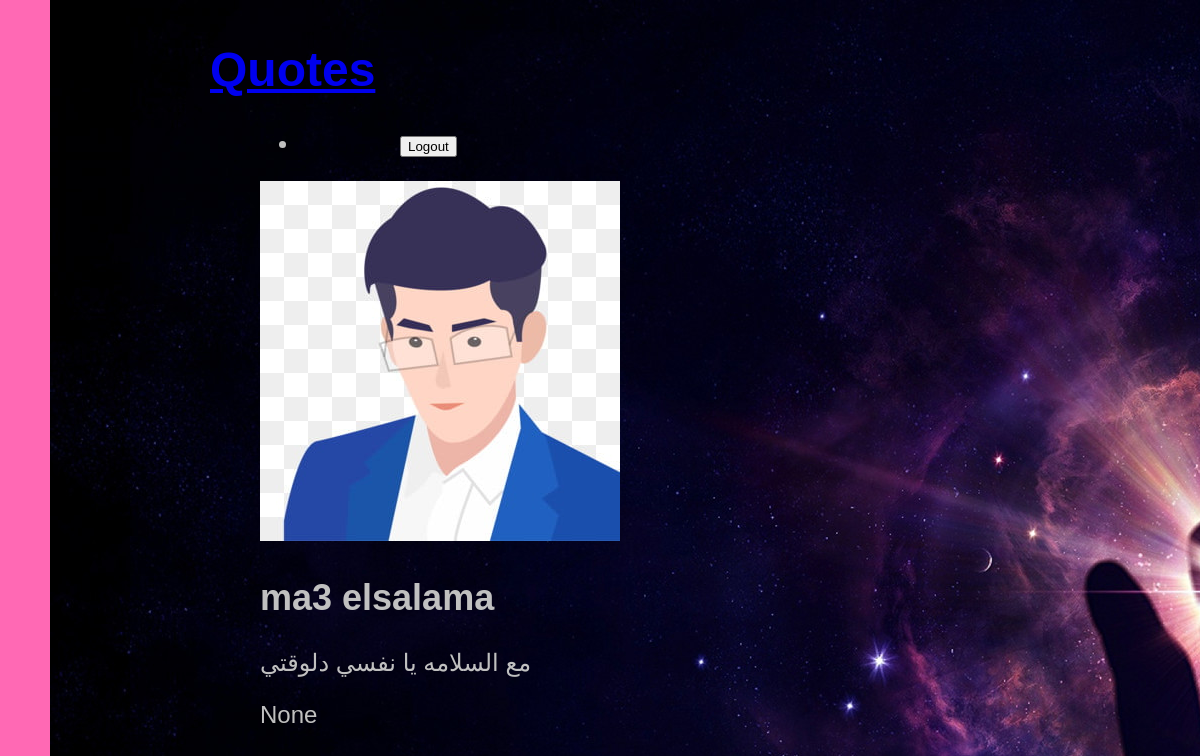
The app's page /quotes/ma3-elsalama/ with its own data.
### articles/models.py (models this page shows, shortened)
class Quote(models.Model):
    title =  models.CharField(max_length=100)
    slug = models.SlugField()
    body = models.TextField(max_length=400)
    date = models.DateTimeField(auto_now_add=True)
    thumb = models.ImageField(default ="default.png", blank=True)

### articles/views.py (the view)
# urls.py: path("<slug:slug>/", views.quote_detail, name='detail'),
def quote_detail(request, slug):
    quote = Quote.objects.get(slug=slug)
    return render(request, 'articles/quote-detail.html',{'quote': quote})

### articles/templates/articles/quote-detail.html
{% extends 'base-layout.html' %}
{% block content %}
<div class="quote-detail">
  <div class="quote">
    <img src="{{ quote.thumb.url }}" alt="mza200"/>
    <h2>{{ quote.title }}</h2>
    <p>{{ quote.body }}</p>
    <p>{{ quote.date }}</p>
  </div>
</div>
{% endblock %}

### assets/style.css (style rules this page uses)
body { font-family: sans-serif; background-color: hotpink; background-image: url(outerspaceHands.jpg); color: silver; margin: 5px; padding: 5px; font-size: x-large; background-repeat: no-repeat; }
* { margin-left: 50px; }

### records on screen
Quote: thumb (placeholder picture), title "ma3 elsalama", body "مع السلامه يا نفسي دلوقتي", date "None"
